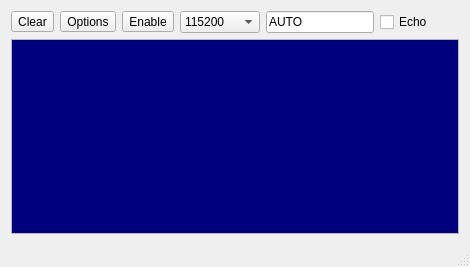
<?xml version="1.0" encoding="UTF-8"?>
<ui version="4.0">
 <class>MainWindow</class>
 <widget class="QMainWindow" name="MainWindow">
  <property name="geometry">
   <rect>
    <x>0</x>
    <y>0</y>
    <width>470</width>
    <height>267</height>
   </rect>
  </property>
  <property name="windowTitle">
   <string>Propeller Terminal</string>
  </property>
  <widget class="QWidget" name="centralWidget">
   <layout class="QVBoxLayout" name="verticalLayout">
    <item>
     <layout class="QHBoxLayout" name="horizontalLayout">
      <item>
       <widget class="QToolButton" name="btnClear">
        <property name="toolTip">
         <string>Clear all terminal text</string>
        </property>
        <property name="statusTip">
         <string>Clear all terminal text</string>
        </property>
        <property name="text">
         <string>Clear</string>
        </property>
       </widget>
      </item>
      <item>
       <widget class="QToolButton" name="btnOptions">
        <property name="toolTip">
         <string>Configure the terminal</string>
        </property>
        <property name="statusTip">
         <string>Configure the terminal</string>
        </property>
        <property name="text">
         <string>Options</string>
        </property>
       </widget>
      </item>
      <item>
       <widget class="QToolButton" name="btnEnable">
        <property name="toolTip">
         <string>Enable terminal</string>
        </property>
        <property name="statusTip">
         <string>Enable terminal</string>
        </property>
        <property name="text">
         <string>Enable</string>
        </property>
        <property name="checkable">
         <bool>true</bool>
        </property>
       </widget>
      </item>
      <item>
       <widget class="QComboBox" name="baudRate">
        <property name="toolTip">
         <string>Select baud rate</string>
        </property>
        <property name="statusTip">
         <string>Select baud rate</string>
        </property>
        <property name="currentIndex">
         <number>3</number>
        </property>
        <item>
         <property name="text">
          <string>921600</string>
         </property>
        </item>
        <item>
         <property name="text">
          <string>460800</string>
         </property>
        </item>
        <item>
         <property name="text">
          <string>230400</string>
         </property>
        </item>
        <item>
         <property name="text">
          <string>115200</string>
         </property>
        </item>
        <item>
         <property name="text">
          <string>57600</string>
         </property>
        </item>
        <item>
         <property name="text">
          <string>38400</string>
         </property>
        </item>
        <item>
         <property name="text">
          <string>19200</string>
         </property>
        </item>
        <item>
         <property name="text">
          <string>9600</string>
         </property>
        </item>
       </widget>
      </item>
      <item>
       <widget class="QLineEdit" name="port">
        <property name="sizePolicy">
         <sizepolicy hsizetype="Fixed" vsizetype="Fixed">
          <horstretch>0</horstretch>
          <verstretch>0</verstretch>
         </sizepolicy>
        </property>
        <property name="toolTip">
         <string>Select baud rate</string>
        </property>
        <property name="statusTip">
         <string>Select baud rate</string>
        </property>
        <property name="text">
         <string>AUTO</string>
        </property>
        <property name="readOnly">
         <bool>true</bool>
        </property>
       </widget>
      </item>
      <item>
       <widget class="QCheckBox" name="echoOn">
        <property name="toolTip">
         <string>Enable terminal input echo</string>
        </property>
        <property name="statusTip">
         <string>Enable terminal input echo</string>
        </property>
        <property name="text">
         <string>Echo</string>
        </property>
       </widget>
      </item>
     </layout>
    </item>
    <item>
     <widget class="Console" name="console">
      <property name="palette">
       <palette>
        <active>
         <colorrole role="Text">
          <brush brushstyle="SolidPattern">
           <color alpha="255">
            <red>255</red>
            <green>255</green>
            <blue>255</blue>
           </color>
          </brush>
         </colorrole>
         <colorrole role="Base">
          <brush brushstyle="SolidPattern">
           <color alpha="255">
            <red>0</red>
            <green>0</green>
            <blue>127</blue>
           </color>
          </brush>
         </colorrole>
        </active>
        <inactive>
         <colorrole role="Text">
          <brush brushstyle="SolidPattern">
           <color alpha="255">
            <red>255</red>
            <green>255</green>
            <blue>255</blue>
           </color>
          </brush>
         </colorrole>
         <colorrole role="Base">
          <brush brushstyle="SolidPattern">
           <color alpha="255">
            <red>0</red>
            <green>0</green>
            <blue>127</blue>
           </color>
          </brush>
         </colorrole>
        </inactive>
        <disabled>
         <colorrole role="Text">
          <brush brushstyle="SolidPattern">
           <color alpha="255">
            <red>212</red>
            <green>212</green>
            <blue>212</blue>
           </color>
          </brush>
         </colorrole>
         <colorrole role="Base">
          <brush brushstyle="SolidPattern">
           <color alpha="255">
            <red>77</red>
            <green>77</green>
            <blue>127</blue>
           </color>
          </brush>
         </colorrole>
        </disabled>
       </palette>
      </property>
      <property name="font">
       <font>
        <family>Droid Sans Mono</family>
        <pointsize>12</pointsize>
        <weight>50</weight>
        <bold>false</bold>
       </font>
      </property>
      <property name="contextMenuPolicy">
       <enum>Qt::DefaultContextMenu</enum>
      </property>
      <property name="autoFillBackground">
       <bool>false</bool>
      </property>
      <property name="verticalScrollBarPolicy">
       <enum>Qt::ScrollBarAsNeeded</enum>
      </property>
      <property name="backgroundVisible">
       <bool>false</bool>
      </property>
     </widget>
    </item>
   </layout>
  </widget>
  <widget class="QStatusBar" name="statusBar"/>
  <action name="actionAbout">
   <property name="text">
    <string>&amp;About</string>
   </property>
   <property name="toolTip">
    <string>About program</string>
   </property>
   <property name="shortcut">
    <string>Alt+A</string>
   </property>
  </action>
  <action name="actionAboutQt">
   <property name="text">
    <string>About Qt</string>
   </property>
  </action>
  <action name="actionConnect">
   <property name="icon">
    <iconset>
     <normaloff>:/images/connect.png</normaloff>:/images/connect.png</iconset>
   </property>
   <property name="text">
    <string>C&amp;onnect</string>
   </property>
   <property name="toolTip">
    <string>Connect to serial port</string>
   </property>
   <property name="shortcut">
    <string>Ctrl+O</string>
   </property>
  </action>
  <action name="actionDisconnect">
   <property name="icon">
    <iconset>
     <normaloff>:/images/disconnect.png</normaloff>:/images/disconnect.png</iconset>
   </property>
   <property name="text">
    <string>&amp;Disconnect</string>
   </property>
   <property name="toolTip">
    <string>Disconnect from serial port</string>
   </property>
   <property name="shortcut">
    <string>Ctrl+D</string>
   </property>
  </action>
  <action name="actionConfigure">
   <property name="icon">
    <iconset>
     <normaloff>:/images/settings.png</normaloff>:/images/settings.png</iconset>
   </property>
   <property name="text">
    <string>&amp;Configure</string>
   </property>
   <property name="toolTip">
    <string>Configure serial port</string>
   </property>
   <property name="shortcut">
    <string>Alt+C</string>
   </property>
  </action>
  <action name="actionClear">
   <property name="icon">
    <iconset>
     <normaloff>:/images/clear.png</normaloff>:/images/clear.png</iconset>
   </property>
   <property name="text">
    <string>C&amp;lear</string>
   </property>
   <property name="toolTip">
    <string>Clear data</string>
   </property>
   <property name="shortcut">
    <string>Alt+L</string>
   </property>
  </action>
  <action name="actionQuit">
   <property name="icon">
    <iconset>
     <normaloff>:/images/application-exit.png</normaloff>:/images/application-exit.png</iconset>
   </property>
   <property name="text">
    <string>&amp;Quit</string>
   </property>
   <property name="shortcut">
    <string>Ctrl+Q</string>
   </property>
  </action>
 </widget>
 <layoutdefault spacing="6" margin="11"/>
 <customwidgets>
  <customwidget>
   <class>Console</class>
   <extends>QPlainTextEdit</extends>
   <header>console.h</header>
  </customwidget>
 </customwidgets>
 <resources/>
 <connections/>
</ui>
